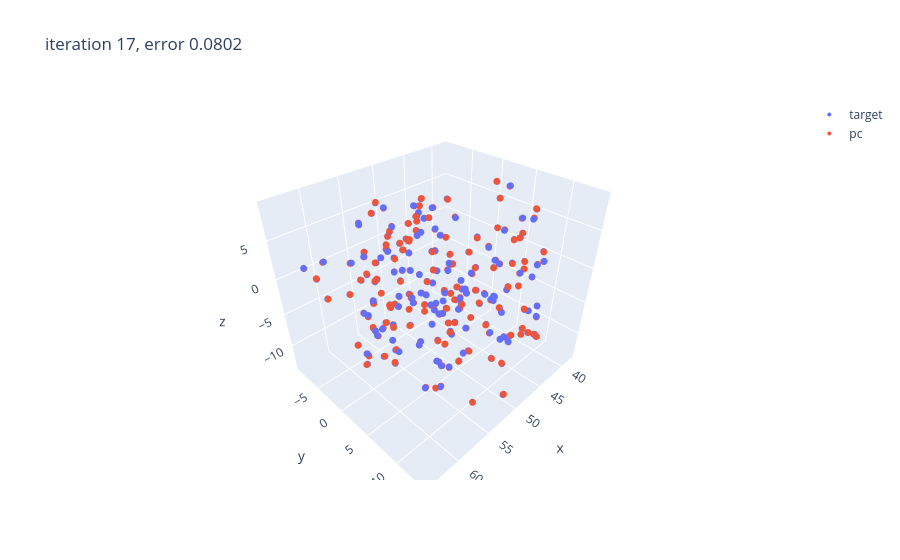

Source (notebook cell):
### Code cell
R_est, t_est, aligned = icp(source, shuffled_target)

### Figure 1 — Plotly figure (JSON) as saved in the notebook; plotly's stock layout.template omitted (floating-point values rounded to 4 significant figures; data arrays with more than 128 entries replaced by an {"elided": "..."} marker saying what was removed)
{"data": [{"marker": {"size": 4}, "mode": "markers", "name": "target", "type": "scatter3d", "x": {"elided": "200 float values"}, "y": {"elided": "200 float values"}, "z": {"elided": "200 float values"}}, {"marker": {"size": 4}, "mode": "markers", "name": "pc", "type": "scatter3d", "x": {"elided": "200 float values"}, "y": {"elided": "200 float values"}, "z": {"elided": "200 float values"}}], "layout": {"scene": {"aspectmode": "data"}, "title": {"text": "iteration 17, error 0.0802"}}}
